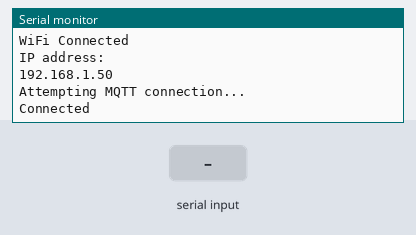
This sketch was run on a simulated ESP32. Parts: the last lines printed to the serial monitor. Inputs (shaded band) come from the test bench. WiFi joins after 1.5 s; servers stay silent unless stated; no MQTT or app messages arrive unless stated.

Above: at 2.7 s.
2.8 s: "1\n" received over the second serial link
At 3.8 s:
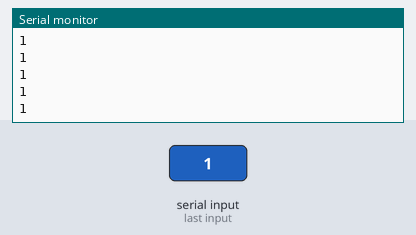
4.3 s: "0\n" received over the second serial link
At 5.0 s:
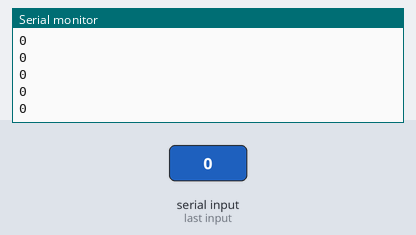
5.8 s: "2\n" received over the second serial link
At 6.3 s:
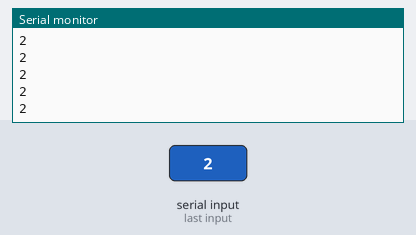
Timing chart, 0 to 8.8 s (numbered marks = the images above; inputs shaded):
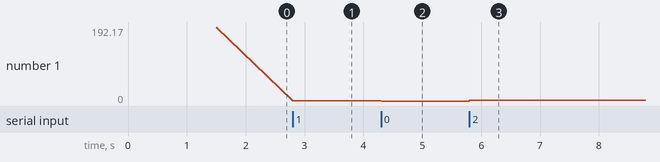

Measured:
- after the input at 2.8 s, the serial monitor: prints a new line at once (image 1)
- after the input at 4.3 s, the serial monitor: prints a new line at once (image 2)
- after the input at 5.8 s, the serial monitor: prints a new line at once (image 3)
- plotted number 1: 192.17 → 1 after the input at 2.8 s, 1 → 0 after the input at 4.3 s, 0 → 2 after the input at 5.8 s

The sketch:

esp32.ino
```cpp
#include <WiFi.h>
#include <PubSubClient.h>

#define WIFISSID "Tinkpad"
#define PASSWORD "12345678"
#define TOKEN "BBUS-NeisqfaJ6GNSCd8nm7UNIN07gnV0oT"
#define MQTT_CLIENT_NAME "esp8266"

#define VARIABLE_LABEL "myecg"
#define DEVICE_LABEL "esp8266"

char mqttBroker[]  = "industrial.api.ubidots.com";
char payload[100];
char topic[150];
char str_sensor[10];

String dataArduino;

#define RXD2 16  // RX2 ESP32 (terhubung ke TX Arduino)
#define TXD2 17  // TX2 ESP32 (terhubung ke RX Arduino)

WiFiClient ubidots;
PubSubClient client(ubidots);

void callback(char* topic, byte* payload, unsigned int length) {
  char p[length + 1];
  memcpy(p, payload, length);
  p[length] = NULL;
  Serial.write(payload, length);
  Serial.println(topic);
}

void reconnect() {
  while (!client.connected()) {
    Serial.println("Attempting MQTT connection...");

    if (client.connect(MQTT_CLIENT_NAME, TOKEN, "")) {
      Serial.println("Connected");
    } else {
      Serial.print("Failed, rc=");
      Serial.print(client.state());
      Serial.println(" try again in 2 seconds");
      delay(2000);
    }
  }
}

void setup() {
  Serial.begin(115200);
  Serial2.begin(9600, SERIAL_8N1, RXD2, TXD2);
  WiFi.begin(WIFISSID, PASSWORD);

  Serial.println();
  Serial.print("Waiting for WiFi...");

  while (WiFi.status() != WL_CONNECTED) {
    Serial.print(".");
    delay(500);
  }

  Serial.println("");
  Serial.println("WiFi Connected");
  Serial.println("IP address: ");
  Serial.println(WiFi.localIP());
  client.setServer(mqttBroker, 1883);
  client.setCallback(callback);
}

void loop() {
  if (!client.connected()) {
    reconnect();
  }

  if (Serial2.available()) {
        dataArduino = Serial2.readStringUntil('\n'); // Baca data dari Arduino
        Serial.print("Dari Arduino: ");
        Serial.println(dataArduino);
    }

  sprintf(topic, "%s%s", "/v1.6/devices/", DEVICE_LABEL);
  sprintf(payload, "%s", "");
  sprintf(payload, "{\"%s\":", VARIABLE_LABEL);

  sprintf(payload, "%s {\"value\": %s}}", payload, dataArduino);
  Serial.println(dataArduino);

  client.publish(topic, payload);
  client.loop();
  delay(10);
}
```
